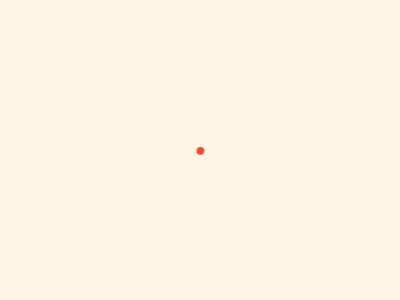
Frame 1 (no input)
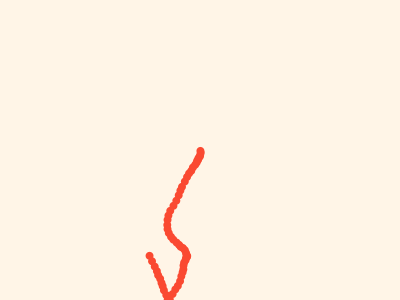
Frame 60 (the mouse pressed at the canvas centre just before this capture)
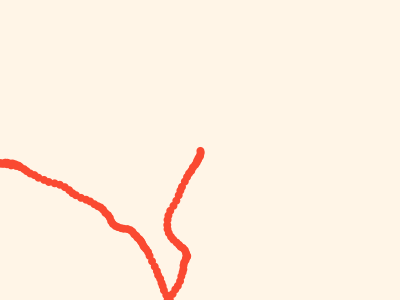
Frame 120 (the mouse held since frame 60 and released just before this capture)

The Processing sketch that drew these frames (run headless with seeded random() and noise(); from frame 60 on, the mouse is pressed at the canvas centre):

// Processing sketch: vectorMaths
// ── vectorMaths.pde
//Global Variables
Ball b;

void setup() {
        size(400,300);
        pixelDensity(2);
        b = new Ball();
        background(#fff5e7);
}

void draw() {

        b.move();
        b.bounce();
        b.display();
}

// ── ball.pde
class Ball {
PVector location, velocity, acceleration;

Ball(){
        location = new PVector(width/2,height/2);
        velocity = new PVector(0,0);
        acceleration = new PVector(0.01,0.01);
}
void move(){
        acceleration = PVector.random2D();
        velocity.add(acceleration);
        location.add(velocity);
        velocity.limit(5);
}
void bounce(){
        if ((location.x > width) || (location.x < 0)) {
                velocity.x = velocity.x * -1;
        }

        if ((location.y > height) || (location.y < 0)) {
                velocity.y = velocity.y * -1;
        }
}

void display(){
        noStroke();
        fill(#fa4931);
        ellipse(location.x,location.y,8,8);
}
}
